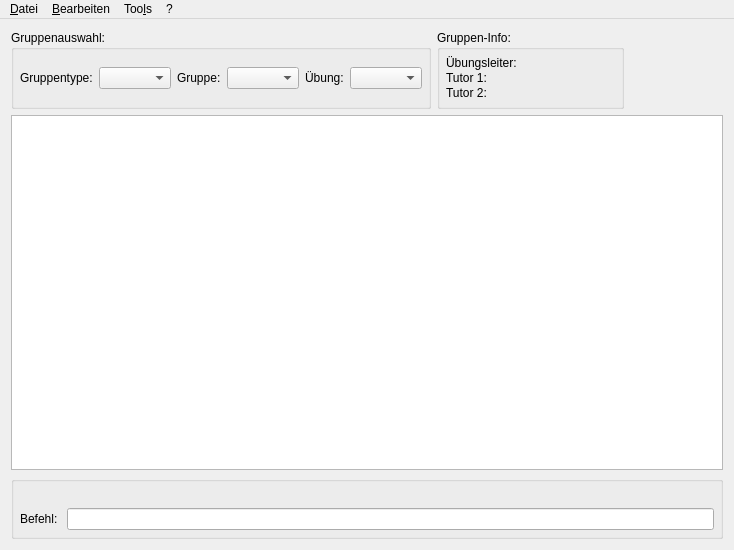
<?xml version="1.0" encoding="UTF-8"?>
<ui version="4.0">
 <class>MainWindow</class>
 <widget class="QMainWindow" name="MainWindow">
  <property name="geometry">
   <rect>
    <x>0</x>
    <y>0</y>
    <width>734</width>
    <height>550</height>
   </rect>
  </property>
  <property name="windowTitle">
   <string>PK Übungstool</string>
  </property>
  <widget class="QWidget" name="centralWidget">
   <layout class="QGridLayout" name="gridLayout_2" rowstretch="0,0,0">
    <property name="spacing">
     <number>6</number>
    </property>
    <item row="0" column="0">
     <widget class="QGroupBox" name="groupBox_2">
      <property name="styleSheet">
       <string notr="true"/>
      </property>
      <property name="title">
       <string>Gruppenauswahl:</string>
      </property>
      <layout class="QHBoxLayout" name="horizontalLayout">
       <property name="spacing">
        <number>6</number>
       </property>
       <property name="leftMargin">
        <number>6</number>
       </property>
       <property name="topMargin">
        <number>6</number>
       </property>
       <property name="rightMargin">
        <number>6</number>
       </property>
       <property name="bottomMargin">
        <number>6</number>
       </property>
       <item>
        <widget class="QLabel" name="label_group_type">
         <property name="text">
          <string>Gruppentype:</string>
         </property>
        </widget>
       </item>
       <item>
        <widget class="QComboBox" name="group_type_combobox"/>
       </item>
       <item>
        <widget class="QLabel" name="label_group">
         <property name="text">
          <string>Gruppe:</string>
         </property>
        </widget>
       </item>
       <item>
        <widget class="QComboBox" name="group_combobox">
         <property name="sizePolicy">
          <sizepolicy hsizetype="Preferred" vsizetype="Fixed">
           <horstretch>2</horstretch>
           <verstretch>0</verstretch>
          </sizepolicy>
         </property>
         <property name="focusPolicy">
          <enum>Qt::WheelFocus</enum>
         </property>
        </widget>
       </item>
       <item>
        <widget class="QLabel" name="label_file">
         <property name="text">
          <string>Übung:</string>
         </property>
        </widget>
       </item>
       <item>
        <widget class="QComboBox" name="file_combobox">
         <property name="sizeAdjustPolicy">
          <enum>QComboBox::AdjustToContents</enum>
         </property>
        </widget>
       </item>
      </layout>
     </widget>
    </item>
    <item row="0" column="1" colspan="2">
     <widget class="QGroupBox" name="groupBox">
      <property name="styleSheet">
       <string notr="true"/>
      </property>
      <property name="title">
       <string>Gruppen-Info:</string>
      </property>
      <layout class="QGridLayout" name="gridLayout_3">
       <property name="leftMargin">
        <number>6</number>
       </property>
       <property name="topMargin">
        <number>6</number>
       </property>
       <property name="rightMargin">
        <number>6</number>
       </property>
       <property name="bottomMargin">
        <number>6</number>
       </property>
       <property name="horizontalSpacing">
        <number>6</number>
       </property>
       <property name="verticalSpacing">
        <number>1</number>
       </property>
       <item row="1" column="1">
        <widget class="QLabel" name="label_tutor1_name">
         <property name="text">
          <string/>
         </property>
        </widget>
       </item>
       <item row="0" column="0">
        <widget class="QLabel" name="label_instructor">
         <property name="text">
          <string>Übungsleiter:</string>
         </property>
        </widget>
       </item>
       <item row="0" column="1">
        <widget class="QLabel" name="label_instructor_name">
         <property name="text">
          <string/>
         </property>
        </widget>
       </item>
       <item row="1" column="0">
        <widget class="QLabel" name="label_tutor1">
         <property name="text">
          <string>Tutor 1:</string>
         </property>
        </widget>
       </item>
       <item row="2" column="1">
        <widget class="QLabel" name="label_tutor2_name">
         <property name="text">
          <string/>
         </property>
        </widget>
       </item>
       <item row="2" column="0">
        <widget class="QLabel" name="label_tutor2">
         <property name="text">
          <string>Tutor 2:</string>
         </property>
        </widget>
       </item>
      </layout>
     </widget>
    </item>
    <item row="1" column="0" colspan="4">
     <widget class="LessonTable" name="table_widget">
      <property name="focusPolicy">
       <enum>Qt::WheelFocus</enum>
      </property>
      <property name="sortingEnabled">
       <bool>true</bool>
      </property>
      <attribute name="verticalHeaderVisible">
       <bool>false</bool>
      </attribute>
     </widget>
    </item>
    <item row="2" column="0" colspan="4">
     <widget class="QGroupBox" name="groupBox_3">
      <property name="title">
       <string/>
      </property>
      <layout class="QGridLayout" name="gridLayout_4">
       <property name="leftMargin">
        <number>6</number>
       </property>
       <property name="topMargin">
        <number>6</number>
       </property>
       <property name="rightMargin">
        <number>6</number>
       </property>
       <property name="bottomMargin">
        <number>6</number>
       </property>
       <item row="1" column="0">
        <widget class="QLabel" name="label_2">
         <property name="text">
          <string>Befehl: </string>
         </property>
        </widget>
       </item>
       <item row="1" column="1">
        <widget class="QLineEdit" name="console"/>
       </item>
       <item row="0" column="0" colspan="2">
        <widget class="QLabel" name="console_output">
         <property name="text">
          <string/>
         </property>
        </widget>
       </item>
      </layout>
     </widget>
    </item>
   </layout>
  </widget>
  <widget class="QMenuBar" name="menuBar">
   <property name="geometry">
    <rect>
     <x>0</x>
     <y>0</y>
     <width>734</width>
     <height>30</height>
    </rect>
   </property>
   <widget class="QMenu" name="menuDatei">
    <property name="title">
     <string>&amp;Datei</string>
    </property>
    <addaction name="action_new"/>
    <addaction name="action_settings"/>
    <addaction name="action_commit_and_push"/>
    <addaction name="action_test_mode"/>
   </widget>
   <widget class="QMenu" name="menuBearbeiten">
    <property name="title">
     <string>&amp;Bearbeiten</string>
    </property>
    <addaction name="action_undo"/>
    <addaction name="action_redo"/>
    <addaction name="action_add_student"/>
   </widget>
   <widget class="QMenu" name="menu">
    <property name="title">
     <string>?</string>
    </property>
    <addaction name="action_about"/>
   </widget>
   <widget class="QMenu" name="menuTools">
    <property name="title">
     <string>Too&amp;ls</string>
    </property>
    <addaction name="action_get_email"/>
   </widget>
   <addaction name="menuDatei"/>
   <addaction name="menuBearbeiten"/>
   <addaction name="menuTools"/>
   <addaction name="menu"/>
  </widget>
  <action name="action_new">
   <property name="text">
    <string>&amp;Neu</string>
   </property>
   <property name="toolTip">
    <string>Neu</string>
   </property>
  </action>
  <action name="action_undo">
   <property name="text">
    <string>&amp;Zurück</string>
   </property>
  </action>
  <action name="action_redo">
   <property name="text">
    <string>&amp;Vor</string>
   </property>
  </action>
  <action name="action_add_student">
   <property name="text">
    <string>&amp;Student hinzufügen</string>
   </property>
  </action>
  <action name="action_settings">
   <property name="text">
    <string>&amp;Einstellungen</string>
   </property>
  </action>
  <action name="action_about">
   <property name="text">
    <string>&amp;About</string>
   </property>
  </action>
  <action name="action_get_email">
   <property name="text">
    <string>&amp;Kopiere E-Mails in die Zwischenablage</string>
   </property>
  </action>
  <action name="action_commit_and_push">
   <property name="text">
    <string>&amp;Commit und Push</string>
   </property>
  </action>
  <action name="action_diagram">
   <property name="text">
    <string>&amp;Gruppen-Diagramm</string>
   </property>
  </action>
  <action name="action_groups_comparison">
   <property name="text">
    <string>Gruppen-&amp;Vergleich</string>
   </property>
  </action>
  <action name="action_test_mode">
   <property name="text">
    <string>Test-Modus</string>
   </property>
  </action>
 </widget>
 <layoutdefault spacing="6" margin="11"/>
 <customwidgets>
  <customwidget>
   <class>LessonTable</class>
   <extends>QTableWidget</extends>
   <header>src/lessontable.h</header>
  </customwidget>
 </customwidgets>
 <resources/>
 <connections/>
</ui>
